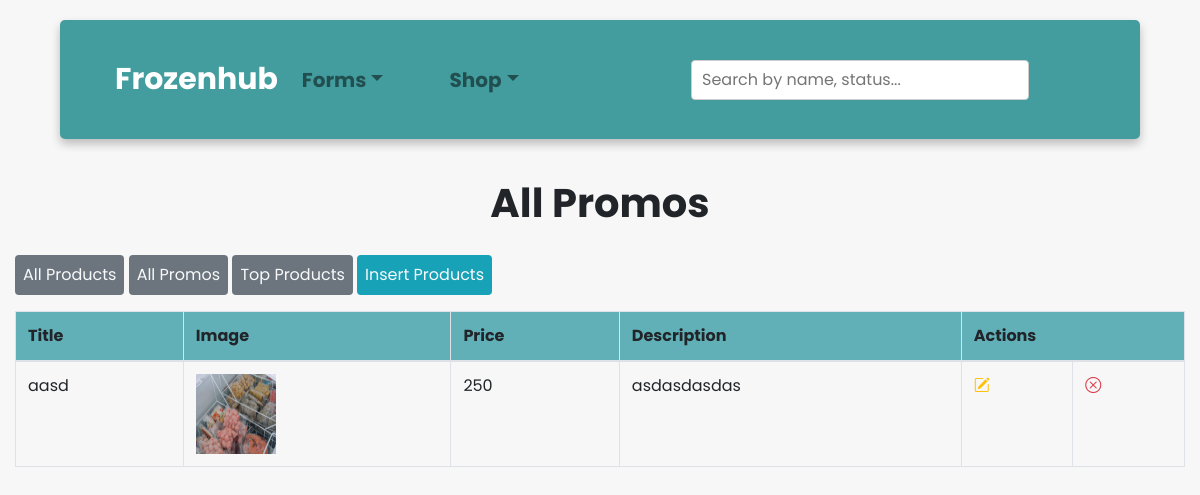
The app's page /admin/index.php?view_promos (signed in), older data.
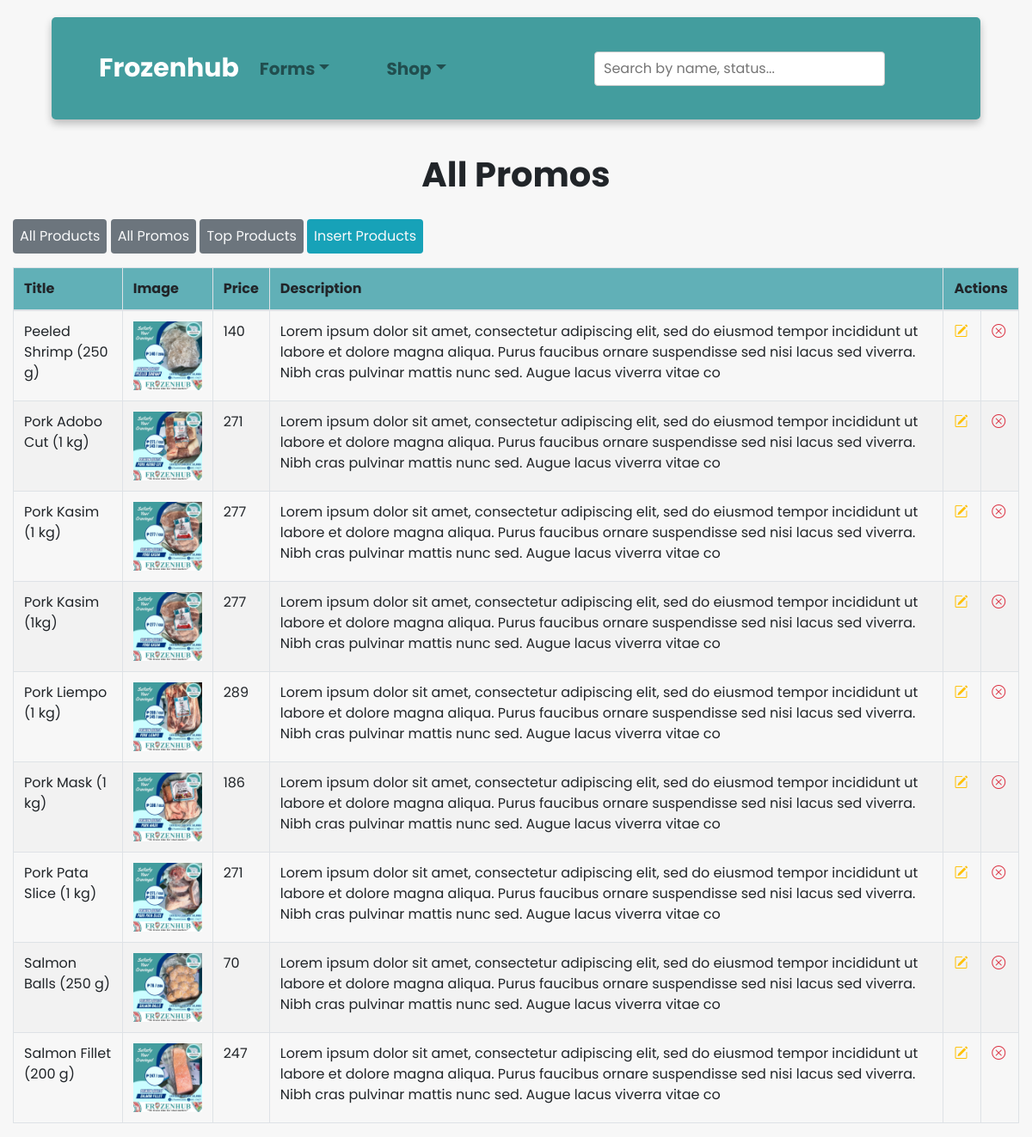
The same page, newer data.
### tables this page shows
CREATE TABLE `products` (
  `product_id` int(11) NOT NULL,
  `product_title` varchar(250) DEFAULT NULL,
  `product_code` bigint(25) DEFAULT NULL,
  `product_description` varchar(500) DEFAULT NULL,
  `product_price` bigint(250) DEFAULT NULL,
  `product_image` varchar(255) DEFAULT NULL,
  `category_id` int(11) DEFAULT NULL,
  `date` timestamp NOT NULL DEFAULT current_timestamp() ON UPDATE current_timestamp()
);

### admin/shop/view_promos.php (the view, shortened to what this page needs)
<div class="container-fluid">
  <h1 class="text-center" style="padding: 20px; font-weight:bold">All Promos</h1>
  <a href="index.php?view_products" class="btn btn-secondary p-2 py-2 border-0 text-decoration-none text-light mb-3">All Products</a>
  <a href="index.php?view_promos" class="btn btn-secondary p-2 py-2 border-0 text-decoration-none text-light mb-3">All Promos</a>
  <a href="index.php?view_top" class="btn btn-secondary p-2 py-2 border-0 text-decoration-none text-light mb-3">Top Products</a>
  <a href="index.php?insert_products" class="btn btn-info p-2 py-2 border-0 text-decoration-none text-light mb-3">Insert Products</a>
  <table id="table" class="table table-stripped table-bordered dataTable responsive display nowrap no-footer dtr-inline collapsed printTable darkBG" role="grid" cellspacing="0" style="width:100%">
    <thead style="background-color: #61b0b7;">
      <tr>
        <th>Title</th>
        <th>Image </th>
        <th>Price </th>
        <th>Description </th>
        <th colspan="2">Actions</th>
      </tr>
    </thead>
    <tbody>
      <?php
      $category_query = "SELECT * FROM products  WHERE category_id ='2' ORDER BY date";
      $result_category = mysqli_query($conn, $category_query);
      while ($row = mysqli_fetch_assoc($result_category)) {
        $product_code = $row["product_code"];
        $product_title = $row["product_title"];
        $product_image = $row["product_image"];
        $product_price = $row["product_price"];
        $product_description = $row["product_description"];
        echo "
            <tr>
            <td> $product_title</td>
            <td> <img src = './products_images/$product_image' width='80px;' height='80px;'> </td>
            <td> $product_price</td>
            <td>$product_description</td>
            <td> "; ?>
        <a href="./shop/edit_products.php?id= <?php echo $product_code ?>" class='text-warning'><i class='bi bi-pencil-square'></i></a>
      <?php
        echo "
           </td>
           <td>
           <a href = './shop/delete_products.php?id=".$product_code."' class='text-danger'><i class='bi bi-x-circle'></i></a>
            </td>
            ";
      } ?>
    </tbody>

Row changes from the older to the newer data that the page shows:
added products: product_title "Peeled Shrimp (250 g)", product_image (picture), product_price "140", product_description "Lorem ipsum dolor sit amet, consectetur adipiscing elit, sed do eiusmod tempor incididunt ut labore et dolore magna aliqua. Purus faucibus ornare suspendisse sed nisi lacus sed viverra. Nibh cras pulvinar mattis nunc sed. Augue lacus viverra vitae co"
added products: product_title "Pork Adobo Cut (1 kg)", product_image (picture), product_price "271", product_description "Lorem ipsum dolor sit amet, consectetur adipiscing elit, sed do eiusmod tempor incididunt ut labore et dolore magna aliqua. Purus faucibus ornare suspendisse sed nisi lacus sed viverra. Nibh cras pulvinar mattis nunc sed. Augue lacus viverra vitae co"
added products: product_title "Pork Kasim (1 kg)", product_image (picture), product_price "277", product_description "Lorem ipsum dolor sit amet, consectetur adipiscing elit, sed do eiusmod tempor incididunt ut labore et dolore magna aliqua. Purus faucibus ornare suspendisse sed nisi lacus sed viverra. Nibh cras pulvinar mattis nunc sed. Augue lacus viverra vitae co"
added products: product_title "Pork Kasim (1kg)", product_image (picture), product_price "277", product_description "Lorem ipsum dolor sit amet, consectetur adipiscing elit, sed do eiusmod tempor incididunt ut labore et dolore magna aliqua. Purus faucibus ornare suspendisse sed nisi lacus sed viverra. Nibh cras pulvinar mattis nunc sed. Augue lacus viverra vitae co"
changed products: product_title "aasd" → "Pork Liempo (1 kg)"; product_image: a different picture; product_price "250" → "289"; product_description "asdasdasdas" → "Lorem ipsum dolor sit amet, consectetur adipiscing elit, sed do eiusmod tempor incididunt ut labore et dolore magna aliqua. Purus faucibus ornare suspendisse sed nisi lacus sed viverra. Nibh cras pulvinar mattis nunc sed. Augue lacus viverra vitae co"
now on this page (row edited): products: product_title "Pork Mask (1 kg)", product_image (picture), product_price "186", product_description "Lorem ipsum dolor sit amet, consectetur adipiscing elit, sed do eiusmod tempor incididunt ut labore et dolore magna aliqua. Purus faucibus ornare suspendisse sed nisi lacus sed viverra. Nibh cras pulvinar mattis nunc sed. Augue lacus viverra vitae co"
now on this page (row edited): products: product_title "Pork Pata Slice (1 kg)", product_image (picture), product_price "271", product_description "Lorem ipsum dolor sit amet, consectetur adipiscing elit, sed do eiusmod tempor incididunt ut labore et dolore magna aliqua. Purus faucibus ornare suspendisse sed nisi lacus sed viverra. Nibh cras pulvinar mattis nunc sed. Augue lacus viverra vitae co"
added products: product_title "Salmon Balls (250 g)", product_image (picture), product_price "70", product_description "Lorem ipsum dolor sit amet, consectetur adipiscing elit, sed do eiusmod tempor incididunt ut labore et dolore magna aliqua. Purus faucibus ornare suspendisse sed nisi lacus sed viverra. Nibh cras pulvinar mattis nunc sed. Augue lacus viverra vitae co"
added products: product_title "Salmon Fillet (200 g)", product_image (picture), product_price "247", product_description "Lorem ipsum dolor sit amet, consectetur adipiscing elit, sed do eiusmod tempor incididunt ut labore et dolore magna aliqua. Purus faucibus ornare suspendisse sed nisi lacus sed viverra. Nibh cras pulvinar mattis nunc sed. Augue lacus viverra vitae co"
